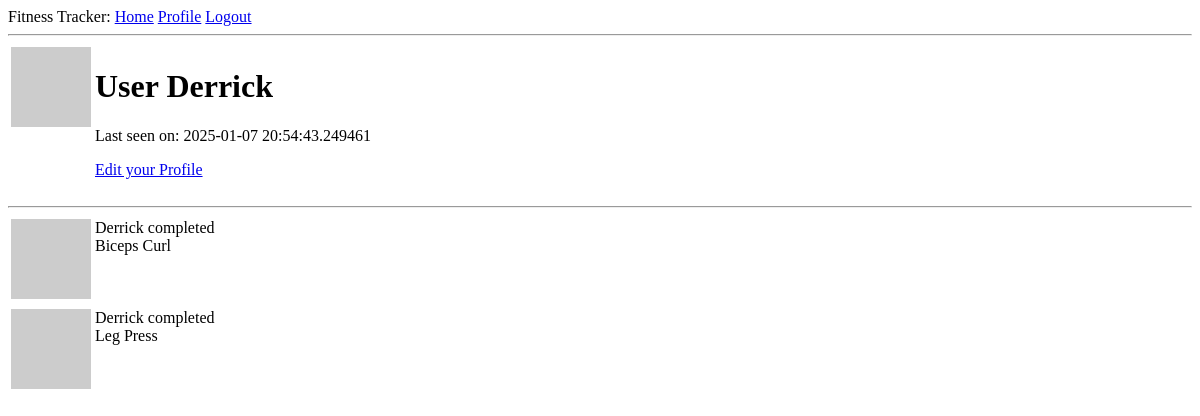
/user/Derrick (signed in), run on an earlier commit of the app's database.
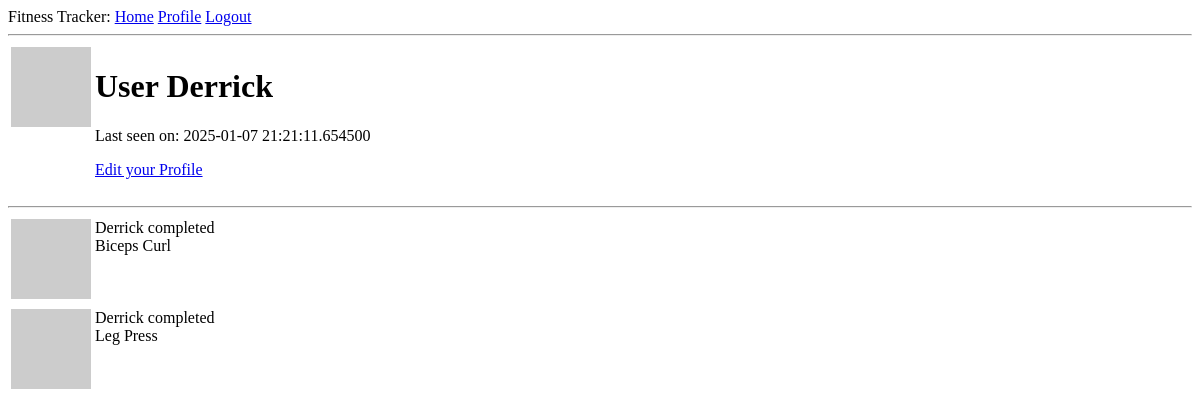
And on a later commit of the database.
### app/models.py (models this page shows, shortened)
class User(UserMixin, db.Model):
    id: so.Mapped[int] = so.mapped_column(primary_key=True)
    username: so.Mapped[str] = so.mapped_column(sa.String(64), index=True, unique=True)
    email: so.Mapped[str] = so.mapped_column(sa.String(120), index=True, unique=True)
    password_hash: so.Mapped[Optional[str]] = so.mapped_column(sa.String(256))
    workouts: so.WriteOnlyMapped['Workout'] = so.relationship(back_populates='owner')
    about_me: so.Mapped[Optional[str]] = so.mapped_column(sa.String(140))
    last_seen: so.Mapped[Optional[datetime]] = so.mapped_column(
        default=lambda: datetime.now(timezone.utc))
    def avatar(self, size):
        digest = md5(self.email.lower().encode('utf-8')).hexdigest()
        print(f'https://www.gravatar.com/avatar/{digest}?d=identicon&s={size}')
        return f'https://www.gravatar.com/avatar/{digest}?d=identicon&s={size}'

### app/routes.py (the view)
@app.route('/user/<username>')
@login_required
def user(username):
    user = db.first_or_404(sa.select(User).where(User.username == username))
    user_workouts = [
        {"owner": user, "name": "Biceps Curl"},
        {"owner": user, "name": "Leg Press"}
    ]
    return render_template('user.html', user=user, workouts=user_workouts)

### app/models.py (called while the page is built)
@login.user_loader
def load_user(id):
    return db.session.get(User, int(id))

### app/routes.py (called while the page is built)
@app.before_request
def before_request():
    if current_user.is_authenticated:
        current_user.last_seen = datetime.now(timezone.utc)
        db.session.commit()

### app/templates/user.html (shortened to what this page needs)
{% extends "base.html" %} {% block content %}
<table>
  <tr valign="top">
    <td><img src="{{ user.avatar(128) }}" /></td>
    <td>
      <h1>User {{ user.username }}</h1>
       {% if user.last_seen %}
      <p>Last seen on: {{ user.last_seen }}</p>
      {% endif %}
      {% if user == current_user %}
      <p><a href="{{ url_for('edit_profile') }}">Edit your Profile</a></p>
      {% endif %}
    </td>
  </tr>
</table>
<hr />
{% for workout in workouts %} {% include '_workout.html' %} {% endfor %} {%
endblock %}

### app/templates/base.html (shortened to what this page needs)
<!DOCTYPE html>
<html>
  <head>
  </head>
  <body>
    <div>
      Fitness Tracker:
      <a href="{{ url_for('index') }}">Home</a>
      {% if current_user.is_anonymous %}
      <a href="{{ url_for('login') }}">Login</a>
      {% else %}
      <a href="{{ url_for('user', username=current_user.username) }}">Profile</a>
      <a href="{{ url_for('logout') }}">Logout</a>
      {% endif %}
    </div>
    <hr />
     {% block content %}{% endblock %}
  </body>
</html>

### app/templates/_workout.html
<table>
    <tr valign="top">
        <td><img src="{{ workout.owner.avatar(36) }}"></td>
        <td>{{ workout.owner.username }} completed <br>{{ workout.name }}</td>
    </tr>
</table>

What changed in the data, as far as the page shows it:
changed User "Derrick": last_seen "2025-01-07 20:54:43.249461" → "2025-01-07 21:21:11.654500"
